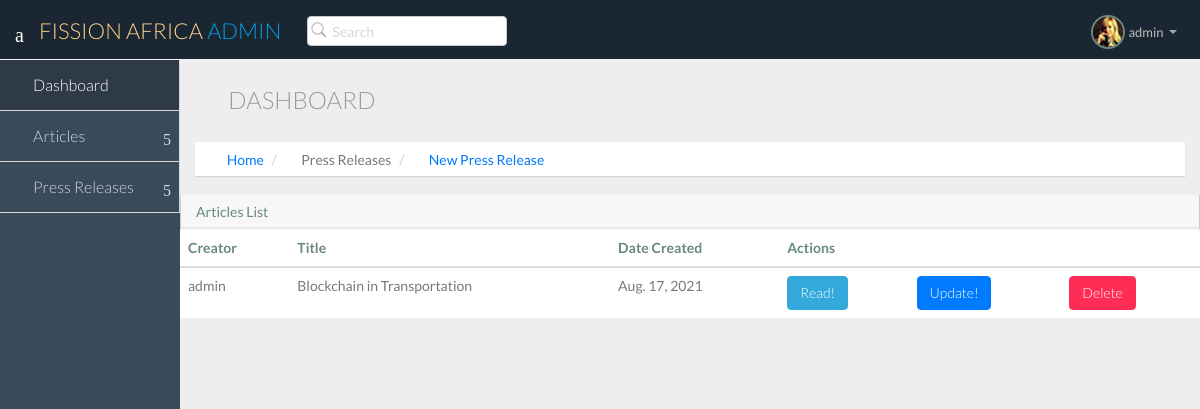
Page /press-releases/ (signed in) on the earlier database version.
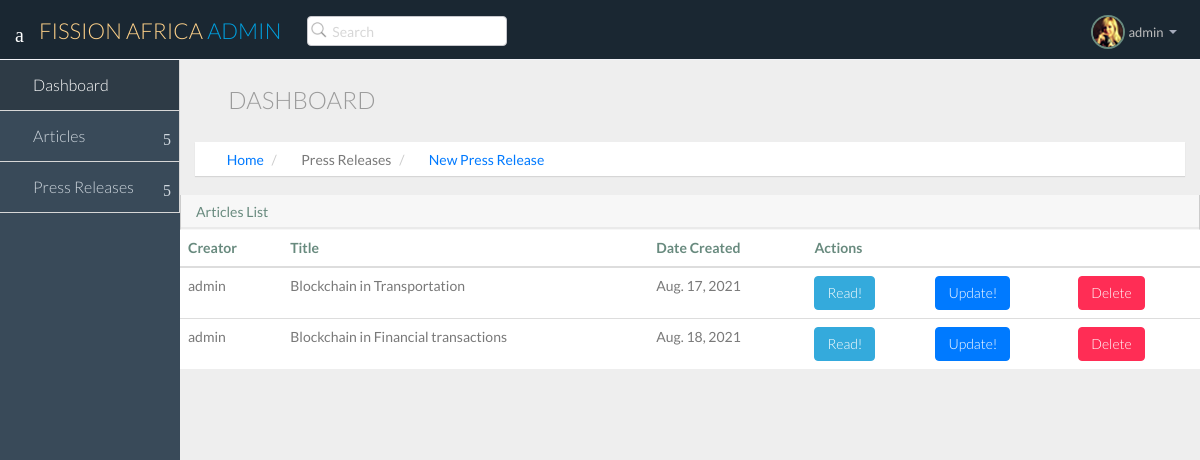
Same page on the later database version.
### core/models.py (models this page shows, shortened)
class PressRelease(models.Model):
	created_by = models.ForeignKey(User, on_delete=models.SET_NULL, null=True)
	title = models.CharField(max_length=200)
	body = RichTextField(blank=True, null=True)
	date_released = models.DateField(default=timezone.now)

### core/views.py (the view)
# urls.py: path("press-releases/", PressReleaseListView.as_view(), name="press-releases"),
class PressReleaseListView(ListView):
	model = PressRelease
	template_name = "press-release.html"

### templates/press-release.html
{% extends "base.html" %}
{% block content %}
<section id="main-content">
  <section class="wrapper">
    <div class="row">
      <div class="col-lg-12">
        <h3 class="page-header"><i class="fa fa-laptop"></i> Dashboard</h3>
        <ol class="breadcrumb">
          <li><i class="fa fa-home"></i><a href="/">Home</a></li>
          <li><i class="fa fa-laptop"></i>Press Releases</li>
          <li><i class="fa fa-plus"></i><a href="{% url 'create-press-release' %}">New Press Release</a></li>
        </ol>
      </div>
    </div>
    <div class="row">
      <div class="table-responsive">
          <section class="panel">
            <header class="panel-heading">
              Articles List
            </header>
            <table class="table ml-3">
              <thead>
                <tr>
                  <th>Creator</th>
                  <th>Title</th>
                  <th>Date Created</th>
                  <th colspan="3">Actions</th>
                </tr>
              </thead>
              <tbody>
        {% for press_release in object_list %}
                <tr>
                  <td>{{press_release.created_by}}</td>
                  <td>{{press_release.title}}</td>
                  <td>{{press_release.date_released}}</td>
                  <td>
                    <a href="{% url 'press-release-details' press_release.pk %}" class="btn btn-info">Read!</a>
                  </td>
                  <td>
                    <a href="{% url 'update-press-release' press_release.pk %}" class="btn btn-primary">Update!</a>
                  </td>
                  <td>
                    <a href="{% url 'delete-press-release' press_release.pk %}" class="btn btn-danger">Delete</a>
                  </td>
                </tr>
      {% endfor %}
              </tbody>
            </table>
          </section>
        </div>
      </div>
  </section>
</section>
{% endblock content %}

### templates/base.html (shortened to what this page needs)
{% load static %}
<!DOCTYPE html>
<html lang="en">
<head>
  <link href="{% static 'nice-admin/css/bootstrap.min.css' %}" rel="stylesheet">
  <link href="{% static 'nice-admin/css/bootstrap-theme.css' %}" rel="stylesheet">
  <link href="{% static 'nice-admin/css/elegant-icons-style.css' %}" rel="stylesheet" />
  <link href="{% static 'nice-admin/css/font-awesome.min.css' %}" rel="stylesheet" />
  <link href="{% static 'nice-admin/assets/fullcalendar/fullcalendar/bootstrap-fullcalendar.css' %}" rel="stylesheet" />
  <link href="{% static 'nice-admin/assets/fullcalendar/fullcalendar/fullcalendar.css' %}" rel="stylesheet" />
  <link href="{% static 'nice-admin/assets/jquery-easy-pie-chart/jquery.easy-pie-chart.css' %}" rel="stylesheet" type="text/css" media="screen" />
  <link rel="stylesheet" href="{% static 'nice-admin/css/owl.carousel.css' %}" type="text/css">
  <link href="{% static 'nice-admin/css/jquery-jvectormap-1.2.2.css' %}" rel="stylesheet">
  <link rel="stylesheet" href="{% static 'nice-admin/css/fullcalendar.css' %}">
  <link href="{% static 'nice-admin/css/widgets.css' %}" rel="stylesheet">
  <link href="{% static 'nice-admin/css/style.css' %}" rel="stylesheet">
  <link href="{% static 'nice-admin/css/style-responsive.css' %}" rel="stylesheet" />
  <link href="{% static 'nice-admin/css/xcharts.min.css' %}" rel=" stylesheet">
  <link href="{% static 'nice-admin/css/jquery-ui-1.10.4.min.css' %}" rel="stylesheet">
</head>
<body>
{% if user.is_authenticated %}
  <section id="container" class="">
    <header class="header dark-bg">
      <div class="toggle-nav">
        <div class="icon-reorder tooltips" data-original-title="Toggle Navigation" data-placement="bottom"><i class="icon_menu"></i></div>
      </div>
      <a href="/" class="logo">FISSION AFRICA <span class="lite">Admin</span></a>
      <div class="nav search-row" id="top_menu">
        <ul class="nav top-menu">
          <li>
            <form class="navbar-form">
              <input class="form-control" placeholder="Search" type="text">
            </form>
          </li>
        </ul>
      </div>
      <div class="top-nav notification-row">
        <ul class="nav pull-right top-menu">
          <li class="dropdown">
            <a data-toggle="dropdown" class="dropdown-toggle" href="#">
                            <span class="profile-ava">
                                <img alt="" src="{% static 'nice-admin/img/avatar1_small.jpg' %}">
                            </span>
                            <span class="username">{{user.username}}</span>
                            <b class="caret"></b>
                        </a>
          </li>
        </ul>
      </div>
    </header>
    <aside>
      <div id="sidebar" class="nav-collapse ">
        <ul class="sidebar-menu">
          <li class="active">
            <a class="" href="/">
                          <i class="icon_house_alt"></i>
                          <span>Dashboard</span>
                      </a>
          </li>
          <li class="sub-menu">
            <a href="javascript:;" class="">
                          <i class="icon_table"></i>
                          <span>Articles</span>
                          <span class="menu-arrow arrow_carrot-right"></span>
                      </a>
          </li>
                   <li class="sub-menu">
            <a href="javascript:;" class="">
                          <i class="icon_table"></i>
                          <span>Press Releases</span>
                          <span class="menu-arrow arrow_carrot-right"></span>
                      </a>
          </li>
        </ul>
      </div>
    </aside>
    {% block content %}
    {% endblock content %}
  </section>
{% else %}
{% include "home.html" %}
{% endif %}
</body>
</html>

Differences in the rows shown:
added PressRelease: created_by "admin", title "Blockchain in Financial transactions", date_released "Aug. 18, 2021"
